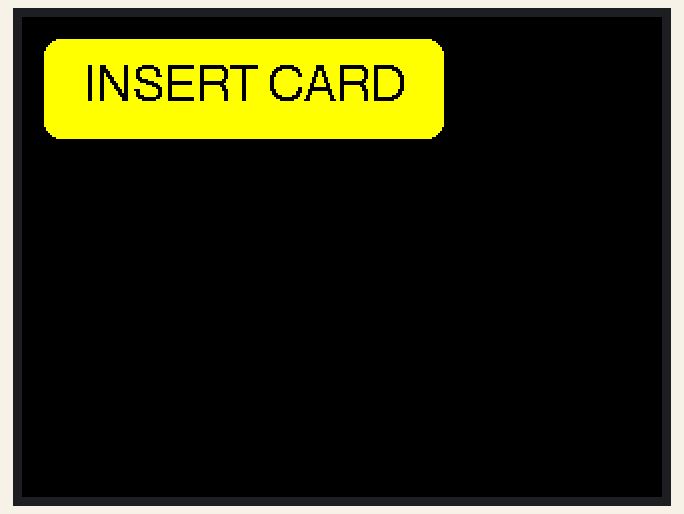
Recording of a sketch running on a simulated ESP32. On the bench: 320×240 colour display.

Above: at 0.4 s.
At 5.23 s:
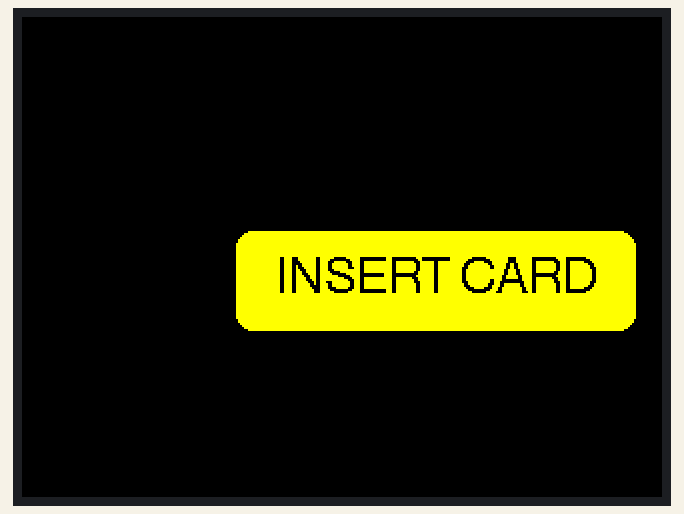
At 10.06 s:
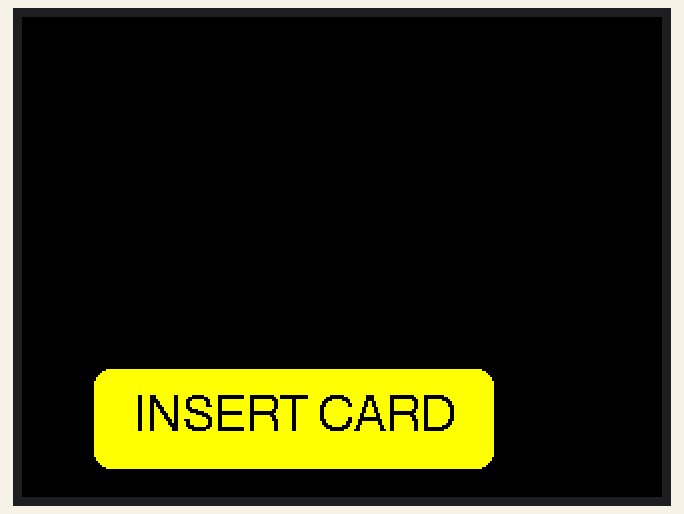
At 20.01 s:
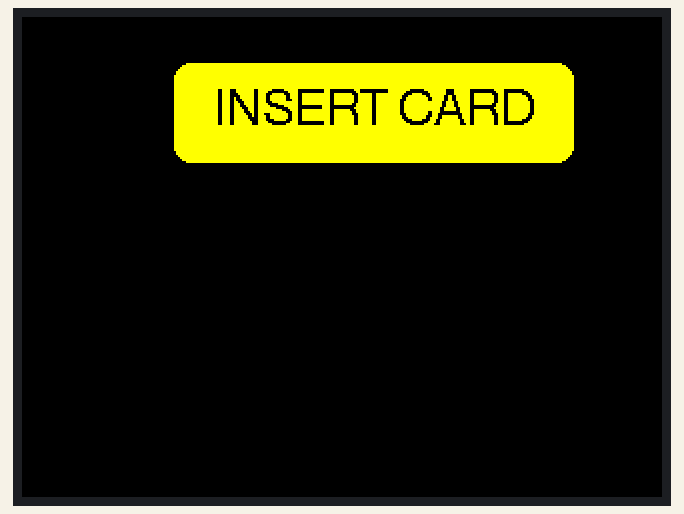
At 29.66 s:
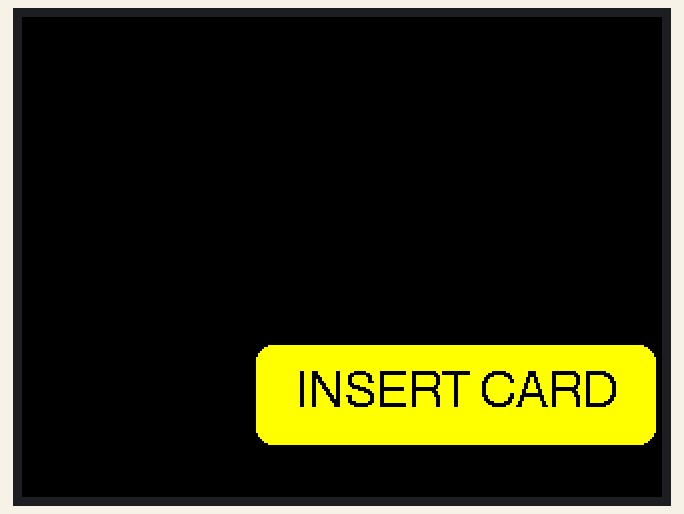
At 39.62 s:
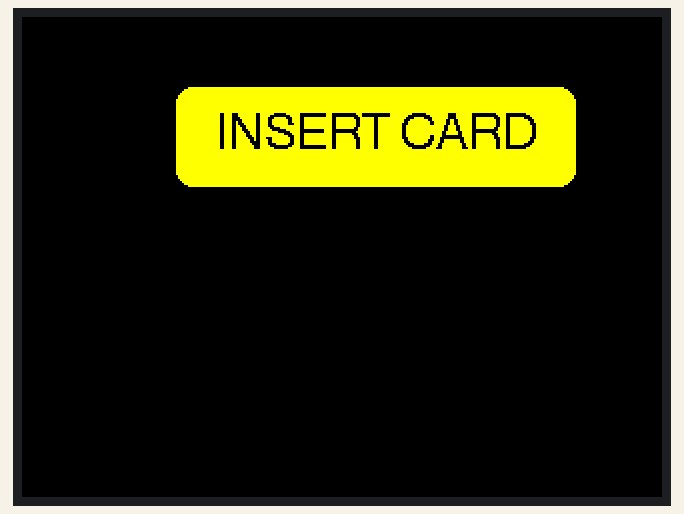

The sketch:

Bouncing-Logo.ino
```cpp
#include <TFT_eSPI.h>
#include <SPI.h>

TFT_eSPI tft = TFT_eSPI();
TFT_eSprite sprite = TFT_eSprite(&tft); // Create the sprite object

// Custom RIT Orange (RGB565 format)
#define RIT_ORANGE 0xFFE0
#define BG_COLOR TFT_BLACK

// Logo boundaries
const int logoW = 200;
const int logoH = 50;

int screenW, screenH;

// Position and speed vectors
int xPos = 10;
int yPos = 10;
int oldX = 10; // Track previous position for smart erasing
int oldY = 10;
int dx = 1;
int dy = 1;

void setup() {
  Serial.begin(115200);

  tft.init();
  tft.setRotation(1);
  tft.fillScreen(BG_COLOR);

  screenW = tft.width();
  screenH = tft.height();

  // 1. Allocate memory for the Sprite
  sprite.createSprite(logoW, logoH);

  // 2. Draw the logo to the RAM Sprite ONCE
  sprite.fillSprite(BG_COLOR); // Fill with background color so the corners blend in

  // Draw the rounded rectangle: x, y, width, height, corner radius, color
  // A radius of 8 to 12 usually looks great for this size!
  sprite.fillRoundRect(0, 0, logoW, logoH, 8, RIT_ORANGE);
  sprite.setTextColor(TFT_BLACK, RIT_ORANGE);

  //Add the text in the center
  sprite.setTextDatum(MC_DATUM);
  sprite.drawString("INSERT CARD", logoW / 2, logoH / 2, 4);
}

void loop() {
  // 1. Save old position before calculating the new one
  oldX = xPos;
  oldY = yPos;

  // 2. Update the coordinates
  xPos += dx;
  yPos += dy;

  // 3. Collision detection
  if (xPos <= 0 || xPos + logoW >= screenW) {
    dx = -dx;
    xPos += dx;
  }

  if (yPos <= 0 || yPos + logoH >= screenH) {
    dy = -dy;
    yPos += dy;
  }

  // 4. SMART ERASE: Only paint black over the trailing edges
  // Erase horizontal trail
  if (oldX < xPos) {
    tft.fillRect(oldX, oldY, xPos - oldX, logoH, BG_COLOR); // Moving right
  } else if (oldX > xPos) {
    tft.fillRect(xPos + logoW, oldY, oldX - xPos, logoH, BG_COLOR); // Moving left
  }

  // Erase vertical trail
  if (oldY < yPos) {
    tft.fillRect(oldX, oldY, logoW, yPos - oldY, BG_COLOR); // Moving down
  } else if (oldY > yPos) {
    tft.fillRect(oldX, yPos + logoH, logoW, oldY - yPos, BG_COLOR); // Moving up
  }

  // 5. Push the pre-rendered sprite to the new location instantly
  sprite.pushSprite(xPos, yPos);

  // 6. Delay (Slightly reduced since the loop executes much faster now)
  delay(20);
}
```
